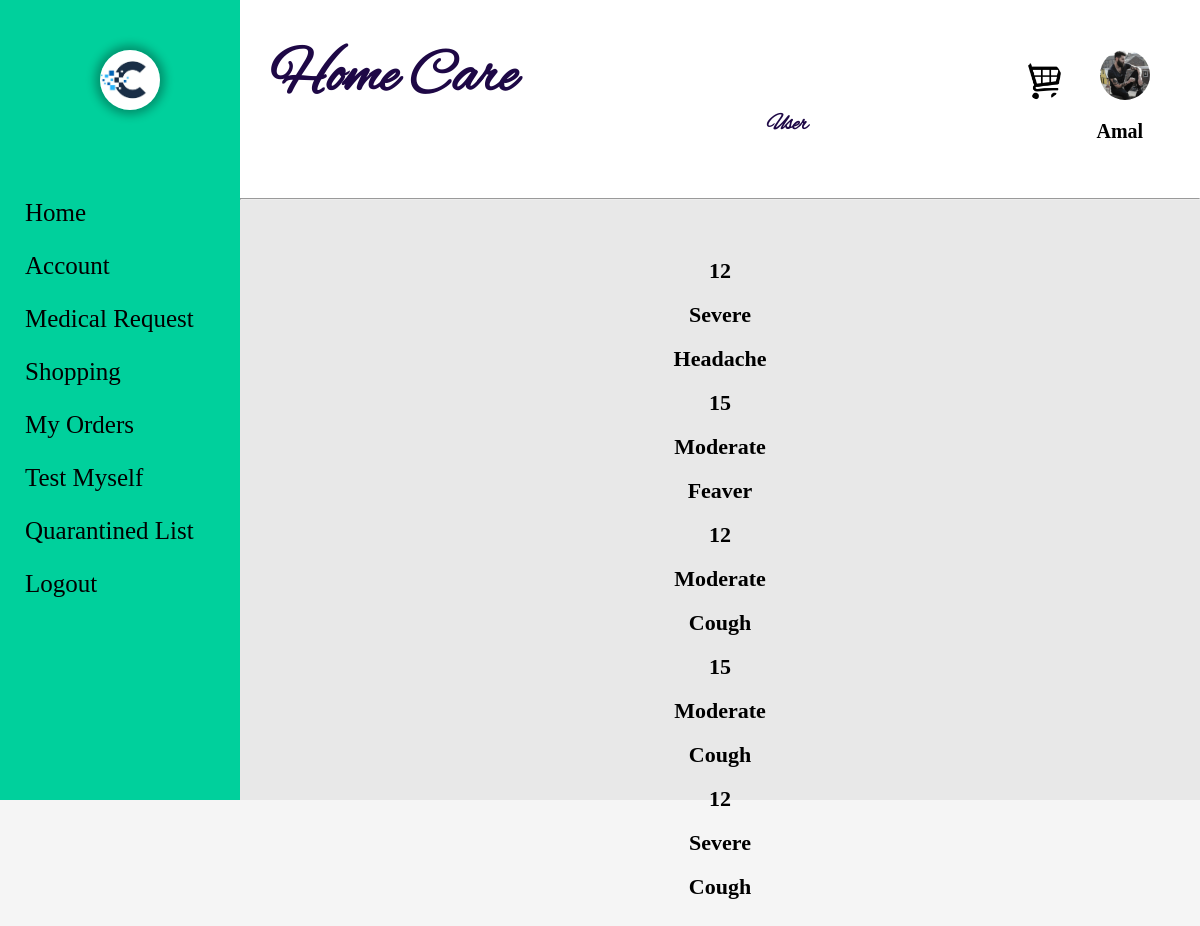
Screenshot of /ViewRequest.php (signed in) with the database file from the repository.
### tables this page shows
CREATE TABLE `dp` (
  `dp_id` int(5) NOT NULL,
  `L_id` int(5) NOT NULL,
  `image` varchar(50) NOT NULL,
  `status` tinyint(1) NOT NULL DEFAULT 1
);

CREATE TABLE `mrequest` (
  `MR_id` int(5) NOT NULL,
  `L_id` int(5) NOT NULL,
  `Reason` varchar(20) NOT NULL,
  `Urgency` varchar(10) NOT NULL,
  `Date` varchar(12) NOT NULL,
  `status` tinyint(1) NOT NULL DEFAULT 1
);

### ViewRequest.php (the view, shortened to what this page needs)
<!DOCTYPE html>
<html lang="en">
<head>
	<link rel="stylesheet" type="text/css" href="css\registration.css" />
</head>
<body>
<?php require("Leftbar.php"); ?>
<div class="right_cont" style="{background-color: rgb(232, 232, 232);}">
	<?php require("Topbar.php"); ?>
	<center>
    <form >
	<?php
					$con=mysqli_connect("localhost","root","","care_app")or die("couldn't connect");
					$query="select * from mrequest";
					$result =mysqli_query($con,$query);
					while($row=mysqli_fetch_array($result))
					{?>
						<h2><?php echo $row['L_id'] ?></h2><br>
						<h2><?php echo $row['Urgency'] ?></h2><br>
						<h2><?php echo $row['Reason'] ?></h2><br>
					<?php
					}
				?>
        <br>
	</form>
</center>
	</div>
</body>
</html>

### Topbar.php (shortened to what this page needs)
<!DOCTYPE html>
<html lang="en">
<head>
     <link rel="stylesheet" href="css/home.css">
</head>
<body>
    <div class="nav">
            <h1>Home Care</h1>
            <?php
            if(isset($_SESSION['id']))
            {
                if($row['user_type']=='user')
                {    ?>
                    <h2>User</h2>
                    <?php
                }if($row['user_type']=='admin')
                {    ?>
                    <h2>Admin</h2>
                    <?php
                }if($row['user_type']=='mstaff')
                {    ?>
                    <h2>Medical Staff </h2>
                    <?php
                }if($row['user_type']=='pnchOfficr')
                {    ?>
                    <h2>Punchayat Officer</h2>
                    <?php
                }if($row['user_type']=='volunteer')
                {    ?>
                    <h2>Volunteer</h2>
                    <?php
                }
            }?>
        <div class="logo">
            <?php
            if(isset($_SESSION['id']))
            {
                $con = mysqli_connect("localhost","root","","care_app")or die("failed");
                $tmpid=$_SESSION['id'];
                if($row['user_type']=='user')
                {    ?>
                    <a href="Cart.php"><img class="carticon" src="images/cart.png" width="40" height="40"></a>
                    <?php
                }
                $sql="select image from dp where L_id=$tmpid ";
                $result=mysqli_query($con,$sql) or die($sql);
                if(mysqli_num_rows($result)>0)
                {
                    $row = mysqli_fetch_array($result);
                    $image = $row['image'];
                    $image_src = "uploads/".$image;
                    ?>
                    <a href="ViewProfile.php"><img class="usericon" src="<?php echo $image_src;  ?>" ></a>
                <?php
                }
                else
                {
                ?>
                    <a href="ViewProfile.php"><img class="usericon" src="images/uicon.png" ></a>
                <?php
                }
            }
            else
            {
            ?>
                <a href="Login.php"><img class="usericon" src="images/uicon.png" ></a>
            <?php
            }
        ?>
            <h3>
            <?php
                if(isset($_SESSION['id']))
                {
                    $con = mysqli_connect("localhost","root","","care_app")or die("failed");
                    $tmpid=$_SESSION['id'];
                        $sql="select name as name from admin where L_id=$tmpid
                        union select name from user where L_id=$tmpid
                        union select name from medical_staff where L_id=$tmpid
                        union select name from punchayat_officer where L_id=$tmpid
                        union select name from volunteer where L_id=$tmpid";
                        $result=mysqli_query($con,$sql) or die($sql);
                        if(mysqli_num_rows($result)>0)
                        {
                            while($row=mysqli_fetch_array($result))
                            {
                                $name=$row['name'];
                                echo $name;
                            }
                        }
                }
            ?></h3>
        </div>
    </div>
    <hr>
</body>
</html>

### css/registration.css (style rules this page uses)
body { background-color:whitesmoke; background-attachment:fixed; margin: 0px; }
h1 { margin-top: 0%; }

### css/home.css (style rules this page uses)
* { margin:0; padding:0; transition: .5s ease-out; }
h2 { font-size: 22px; }
.right_cont { width:80%; height:100vh; float:left; background-color: white; }
.nav { position: relative; top:0px; background-color: white; width: 100%; height:24.8%; }
.nav h1 { font-family:hel; float:left; margin-top:40px; margin-left: 30px; font-size: 60px; color: rgb(30, 8, 70); }
.nav h2 { font-family:hel; float:left; margin-top:110px; margin-left: 250px; font-size: 23px; color: rgb(30, 8, 70); }
.logo { position: relative; height: 100%; width:30%; float:right; }
.usericon { float:right; margin-top:50px; margin-right:50px; width:50px; height:50px; border-radius: 50%; transition: 0.10s ease-out; }
.carticon { float:left; margin-left:110px; margin-top:60px; width:40px; height:40px; transition: 0.10s ease-out; }
.logo h3 { float:right; font-size: 20px; margin-top:120px; margin-right: -15%; }

### ViewRequest.php (style rules this page uses)
div.right_cont { background-color: rgb(232, 232, 232);; }
form { margin:6%; }
img { border-radius:50%; }

### Leftbar.php (style rules this page uses)
a { text-decoration:none; color:black; }

### rows the page displays
dp: image (picture)
mrequest: L "12", Urgency "Severe", Reason "Headache"
mrequest: L "15", Urgency "Moderate", Reason "Feaver"
mrequest: L "12", Urgency "Moderate", Reason "Cough"
mrequest: L "15", Urgency "Moderate", Reason "Cough"
mrequest: L "12", Urgency "Severe", Reason "Cough"

### other values shown
$name "Amal"
